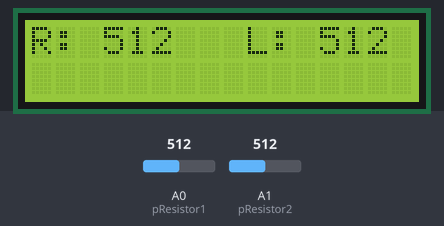
Bench run of a sketch on a simulated Arduino Uno, built with avr-gcc and run on an emulated ATmega328P. Shown: 16×2 character LCD. The inputs (shaded band) are chosen by the test bench; at power-on: A0 (pResistor1) = 512, A1 (pResistor2) = 512.

Above: at 1.2 s.
1.3 s: A0 (pResistor1) set to 716
At 2.9 s:
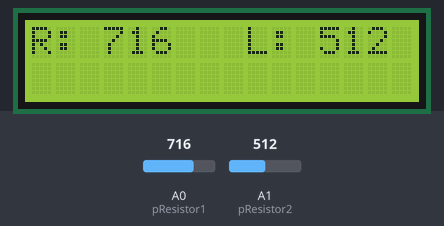
3.5 s: A1 (pResistor2) set to 716
At 4.5 s:
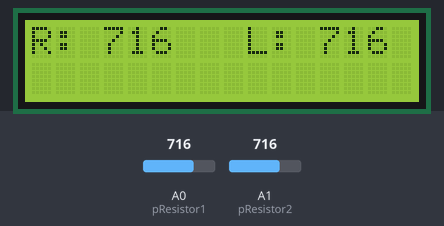
5.5 s: A0 (pResistor1) set to 900
At 7.2 s:
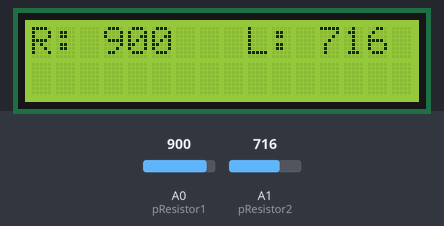
7.5 s: A1 (pResistor2) set to 900
At 9.1 s:
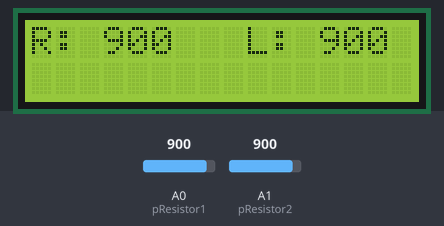
9.5 s: A0 (pResistor1) set to 1023
At 10.8 s:
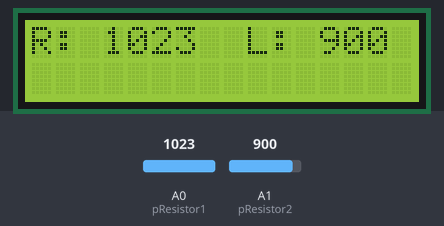
11.5 s: A1 (pResistor2) set to 1023
At 12.5 s:
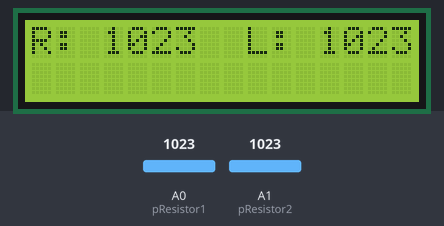
Timing chart, 0 to 14.5 s (numbered marks = the images above; inputs shaded):
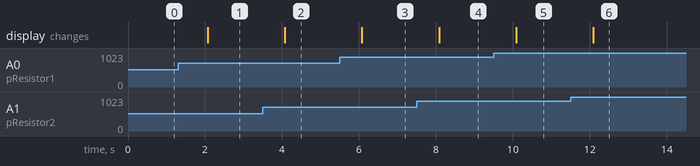

Measured:
- after the input at 1.3 s, the display: changes after 0.77 s (image 1)
- after the input at 3.5 s, the display: changes after 0.57 s (image 2)
- after the input at 5.5 s, the display: changes after 0.58 s (image 3)
- after the input at 7.5 s, the display: changes after 0.58 s (image 4)
- after the input at 9.5 s, the display: changes after 0.59 s (image 5)
- after the input at 11.5 s, the display: changes after 0.59 s (image 6)

The sketch:

light.ino
```cpp
#include <LiquidCrystal.h>

LiquidCrystal lcd = LiquidCrystal(2, 3, 4, 5, 6, 7);

const int pResistor1 = A0;
const int pResistor2 = A1;

int value1, value2;

String str1 = String("R: ");
String str2 = String("L: ");

void setup() {
  // put your setup code here, to run once:
  lcd.begin(16, 2);
  pinMode(pResistor1, INPUT);
  pinMode(pResistor2, INPUT);
}

void loop() {
  // put your main code here, to run repeatedly:
  value1 = analogRead(pResistor1);
  value2 = analogRead(pResistor2);


  lcd.setCursor(0, 0);

  lcd.print(str1 + value1);

  lcd.setCursor(9, 0);

  lcd.print(str2 + value2);

  delay(1000);
}
```
